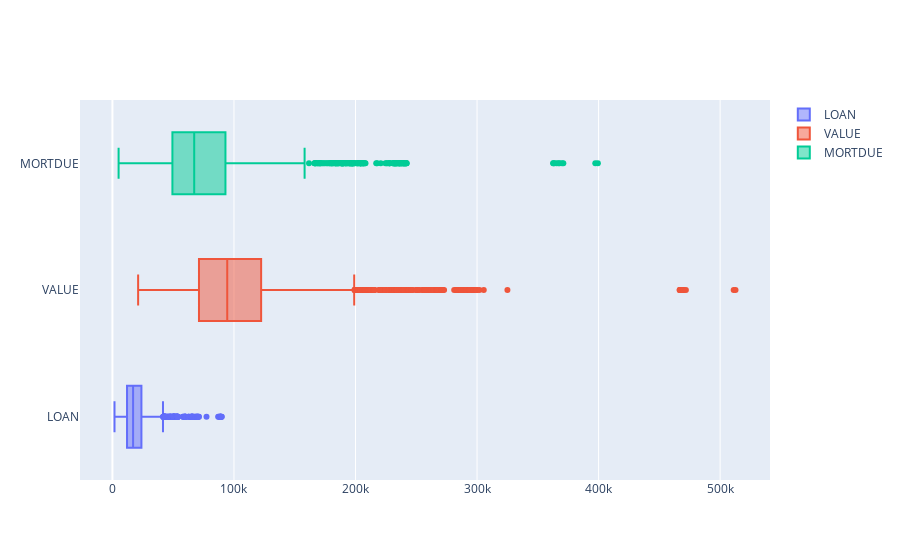

Notebook cell for this chart:
### Code cell
# Data exploration: Boxplots (seperated by value ranges)
fig = go.Figure()

for col in ['LOAN', 'VALUE', 'MORTDUE']:
    fig.add_trace(go.Box(x=hmeq[col], name=col))
fig.show()

### Figure 1 — Plotly figure (JSON) as saved in the notebook; plotly's stock layout.template omitted (floating-point values rounded to 4 significant figures; data arrays with more than 128 entries replaced by an {"elided": "..."} marker saying what was removed)
{"data": [{"name": "LOAN", "type": "box", "x": {"elided": "3364 int values"}}, {"name": "VALUE", "type": "box", "x": {"elided": "3364 int values"}}, {"name": "MORTDUE", "type": "box", "x": {"elided": "3364 int values"}}], "layout": {}}
